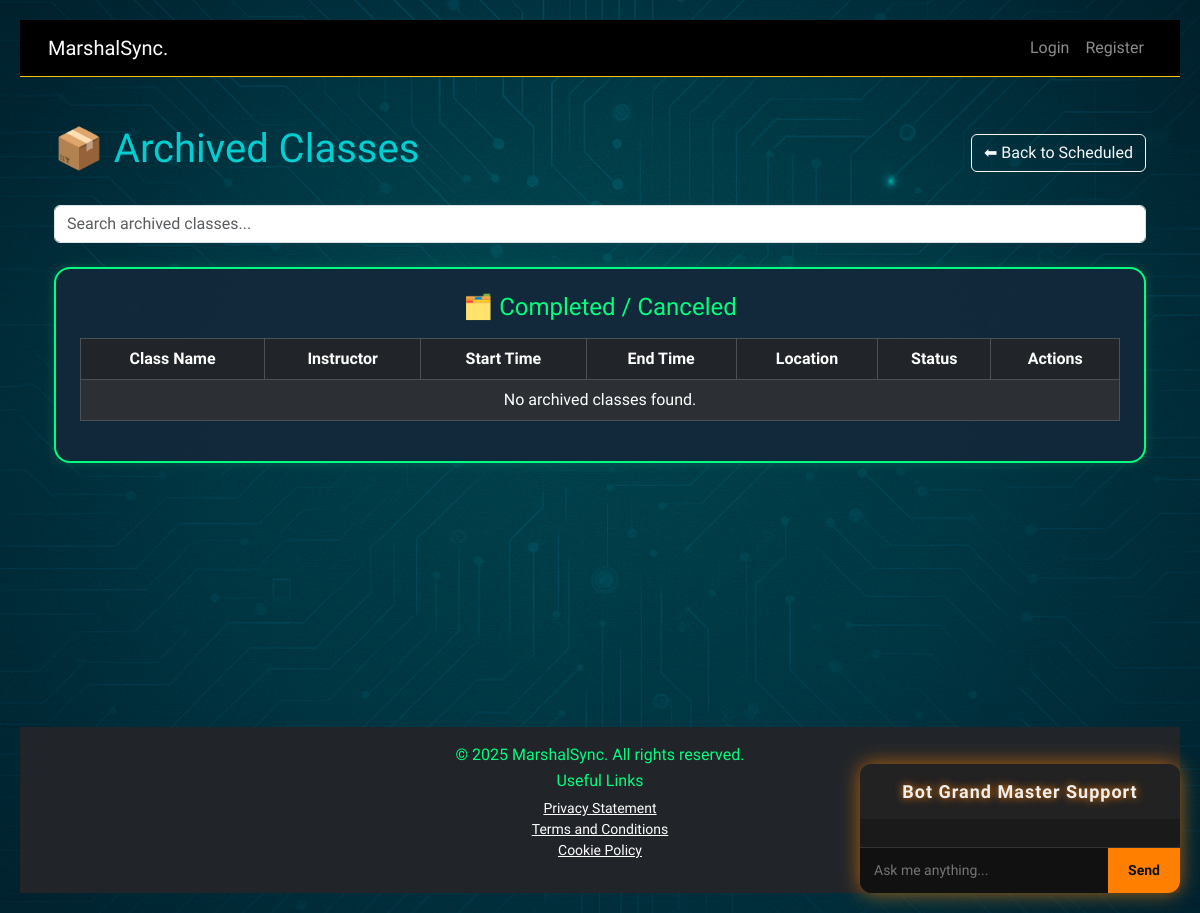
The app's page /classes/archive/, older data.
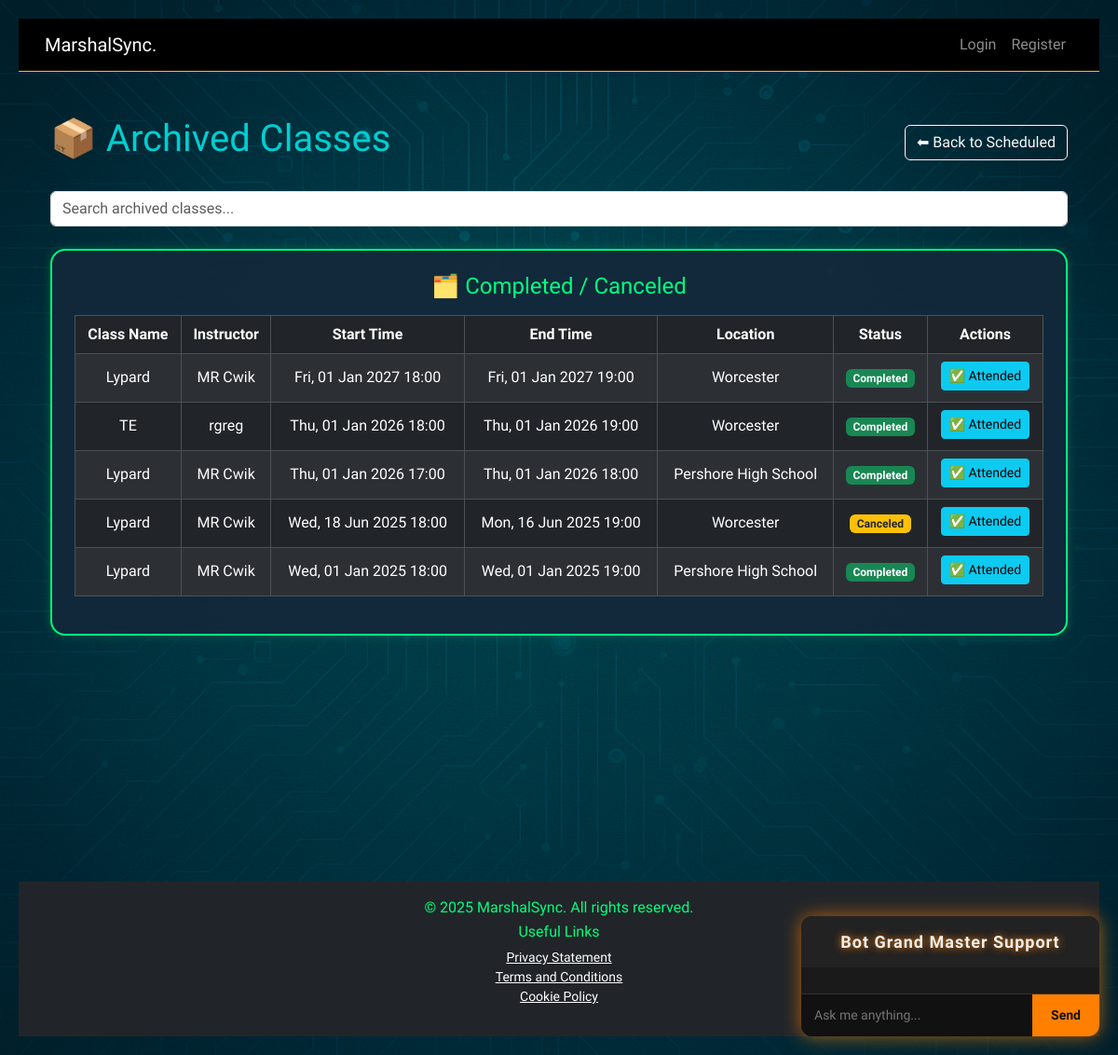
The same page, newer data.
### classes/models.py (models this page shows, shortened)
class ClassSession(models.Model):
    STATUS_CHOICES = [
        ('scheduled', 'Scheduled'),
        ('completed', 'Completed'),
        ('canceled', 'Canceled'),
    ]
    class_name = models.CharField(max_length=100)
    instructor = models.CharField(max_length=100)
    start_time = models.DateTimeField()
    end_time = models.DateTimeField()
    location = models.CharField(max_length=200, blank=True, null=True)
    description = models.TextField(blank=True, null=True)
    status = models.CharField(
        max_length=10,
        choices=STATUS_CHOICES,
        default='scheduled',
    )
    archived = models.BooleanField(default=False)

### classes/views.py (the view)
# urls.py: path("archive/", views.class_archive, name="class_archive"),
def class_archive(request):
    query = request.GET.get("q", "")
    classes = ClassSession.objects.filter(status__in=["completed", "canceled"])
    if query:
        classes = classes.filter(
            Q(class_name__icontains=query) |
            Q(instructor__icontains=query)
        )
    classes = classes.order_by("-start_time")
    paginator = Paginator(classes, 10)
    page = request.GET.get("page")
    classes = paginator.get_page(page)
    return render(request, "classes/class_archive.html", {
        "classes": classes,
        "query": query,
    })

### classes/templates/classes/class_archive.html (shortened to what this page needs)
{% extends 'layout.html' %}
{% block content %}
<div class="container py-4">
  <div class="d-flex justify-content-between align-items-center mb-4">
    <h1 class="text-glow">📦 Archived Classes</h1>
    <a href="{% url 'classes:classes_list' %}" class="btn btn-outline-light">⬅ Back to Scheduled</a>
  </div>
  <form method="GET" class="mb-4">
    <input type="text" name="q" value="{{ query }}" class="form-control" placeholder="Search archived classes..." />
  </form>
  <div class="tile">
    <h4 class="mb-3">🗂️ Completed / Canceled</h4>
    <table class="table table-dark table-striped table-bordered rounded align-middle">
      <thead>
        <tr>
          <th>Class Name</th>
          <th>Instructor</th>
          <th>Start Time</th>
          <th>End Time</th>
          <th>Location</th>
          <th>Status</th>
          <th>Actions</th>
        </tr>
      </thead>
      <tbody>
        {% for classsession in classes %}
        <tr>
          <td>{{ classsession.class_name }}</td>
          <td>{{ classsession.instructor }}</td>
          <td>{{ classsession.start_time|date:"D, d M Y H:i" }}</td>
          <td>{{ classsession.end_time|date:"D, d M Y H:i" }}</td>
          <td>{{ classsession.location }}</td>
          <td>
            {% if classsession.status == 'completed' %}
              <span class="badge bg-success">Completed</span>
            {% elif classsession.status == 'canceled' %}
              <span class="badge bg-warning text-dark">Canceled</span>
            {% else %}
              <span class="badge bg-secondary">Unknown</span>
            {% endif %}
          </td>
          <td>
            <a href="{% url 'classes:class_attended' classsession.id %}" class="btn btn-sm btn-info mb-1">
              ✅ Attended
            </a>
          </td>
        </tr>
        {% empty %}
        <tr><td colspan="7">No archived classes found.</td></tr>
        {% endfor %}
      </tbody>
    </table>
  </div>
</div>
{% endblock %}

Row changes from the older to the newer data that the page shows:
added ClassSession: class_name "Lypard", instructor "MR Cwik", start_time "Fri, 01 Jan 2027 18:00", end_time "Fri, 01 Jan 2027 19:00", location "Worcester", status "Completed"
added ClassSession: class_name "TE", instructor "rgreg", start_time "Thu, 01 Jan 2026 18:00", end_time "Thu, 01 Jan 2026 19:00", location "Worcester", status "Completed"
added ClassSession: class_name "Lypard", instructor "MR Cwik", start_time "Thu, 01 Jan 2026 17:00", end_time "Thu, 01 Jan 2026 18:00", location "Pershore High School", status "Completed"
added ClassSession: class_name "Lypard", instructor "MR Cwik", start_time "Wed, 18 Jun 2025 18:00", end_time "Mon, 16 Jun 2025 19:00", location "Worcester", status "Canceled"
added ClassSession: class_name "Lypard", instructor "MR Cwik", start_time "Wed, 01 Jan 2025 18:00", end_time "Wed, 01 Jan 2025 19:00", location "Pershore High School", status "Completed"
Text that changed along with them:
text no longer shown: "No archived classes found."
